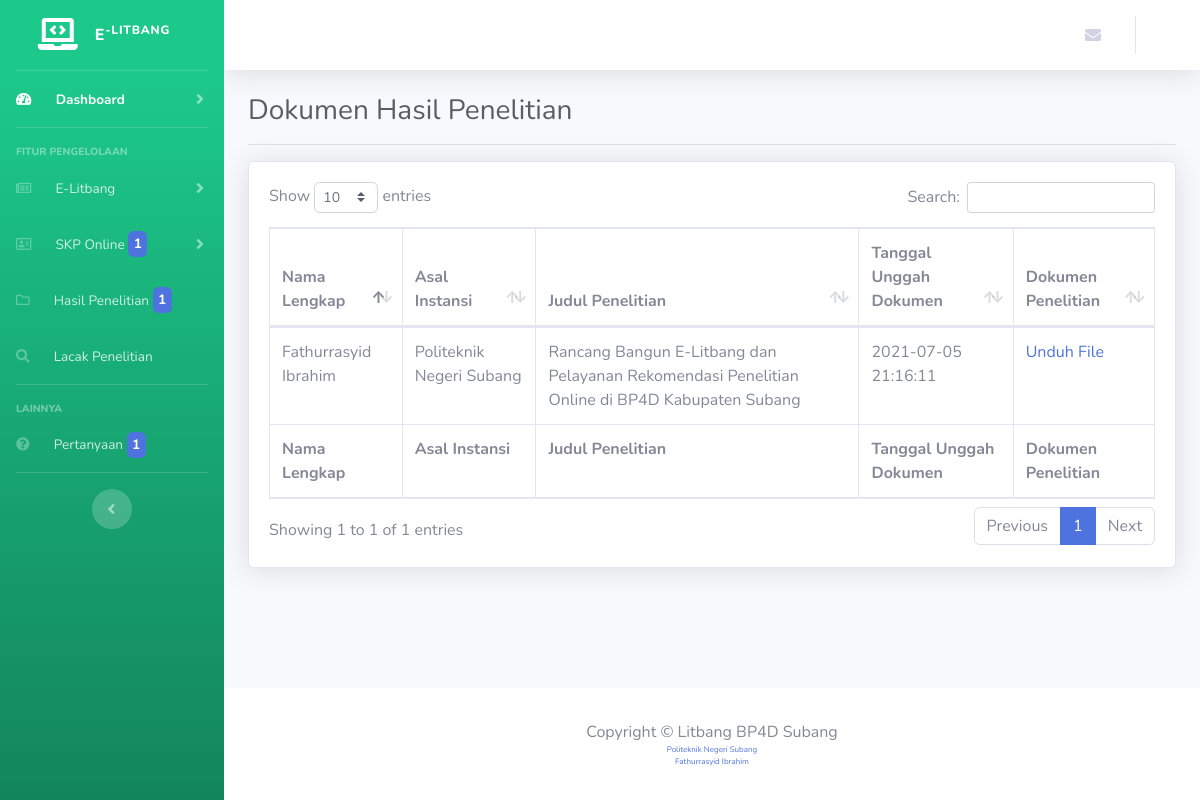
Page /litbang/hasil_penelitian (signed in) on the committed database.
### tables this page shows
CREATE TABLE `dokumenhasilpenelitian` (
  `id_dokumen` int(11) NOT NULL,
  `id_peneliti` varchar(100) NOT NULL,
  `tanggalunggahdokumen` timestamp NOT NULL DEFAULT CURRENT_TIMESTAMP,
  `dokumen` varchar(100) NOT NULL,
  `status_dokumen` enum('belum_diverifikasi','terverifikasi','ditolak') NOT NULL,
  `komentar` varchar(191) DEFAULT NULL
);

CREATE TABLE `datapemohonskp` (
  `id_peneliti` varchar(191) NOT NULL,
  `id_user` varchar(191) NOT NULL,
  `namalengkap` varchar(100) DEFAULT NULL,
  `alamatpeneliti` varchar(100) NOT NULL,
  `tempatlahir` text NOT NULL,
  `tanggallahir` date DEFAULT NULL,
  `nomorhp` varchar(20) DEFAULT NULL,
  `email` varchar(100) DEFAULT NULL,
  `instansipeneliti` varchar(100) DEFAULT NULL,
  `judulpenelitian` varchar(100) DEFAULT NULL,
  `bidangpenelitian` varchar(100) DEFAULT NULL,
  `tujuanpenelitian` varchar(200) DEFAULT NULL,
  `lokasipenelitian` varchar(100) NOT NULL,
  `tanggalmulaipenelitian` date NOT NULL,
  `tanggalselesaipenelitian` date NOT NULL,
  `pjpenelitian` varchar(100) NOT NULL,
  `anggotapenelitian` text NOT NULL,
  `scanktp` varchar(100) DEFAULT NULL,
  `foto` varchar(100) DEFAULT NULL,
  `status` enum('belum_terverifikasi','terverifikasi','','') NOT NULL,
  `token` varchar(100) DEFAULT NULL,
  `skp` varchar(100) DEFAULT NULL,
  `token_lupa_password` varchar(191) DEFAULT NULL,
  `status_penelitian` enum('belum_selesai','selesai') NOT NULL,
  `foto_verifikasi` varchar(191) DEFAULT NULL,
  `file` varchar(191) DEFAULT NULL
);

### application/controllers/SKP/Litbang/HasilPenelitian.php (called while the page is built, shortened)
<?php
class HasilPenelitian extends CI_Controller {
	public function index()
	{
		$data['dokumenhasilpenelitian'] = $this->ModelLitbang->getDokumenHasilPenelitian();
		$this->load->view('templates/litbang/header');
		$this->load->view('templates/litbang/sidebar');
		$this->load->view('templates/admin/srponline/navbar');
		$this->load->view('litbang/hasilPenelitian', $data);
		$this->load->view('templates/admin/srponline/footer');
	}
}

### index.php (called while the page is built, shortened)
<?php
require_once BASEPATH.'core/CodeIgniter.php';

### application/models/ModelLitbang.php (called while the page is built, shortened)
<?php
class ModelLitbang extends CI_Model {
  public function getDokumenHasilPenelitian()
  {
		$this->db->join('datapemohonskp', 'dokumenhasilpenelitian.id_peneliti = datapemohonskp.id_peneliti', 'left');
    return $this->db->get_where('dokumenhasilpenelitian', ['status_dokumen'  => 'terverifikasi'])->result_array();
  }
}

### application/views/litbang/hasilPenelitian.php (the view)
<div class="container-fluid">
  <h1 class="h3 mb-2 text-gray-800">Dokumen Hasil Penelitian</h1>
  <hr>
  <div class="card shadow mb-4">
    <div class="card-body">
        <div class="table-responsive">
          <table class="table table-bordered" id="dataTable" width="100%" cellspacing="0">
            <thead>
              <tr>
                <th>Nama Lengkap</th>
                <th>Asal Instansi</th>
                <th>Judul Penelitian</th>
                <th>Tanggal Unggah Dokumen</th>
                <th>Dokumen Penelitian</th>
              </tr>
            </thead>
            <tbody>
              <?php
                foreach ($dokumenhasilpenelitian as $key) { ?>
                  <tr>
                    <td><?= $key['namalengkap']; ?></td>
                    <td><?= $key['instansipeneliti']; ?></td>
                    <td><?= $key['judulpenelitian']; ?></td>
                    <td><?= $key['tanggalunggahdokumen']; ?></td>
                    <td>
                      <a href="<?= base_url('assets/documents/skp/dokumenhasilpenelitian/' .$key['dokumen']) ?>">Unduh File</a>
                    </td>
                  </tr>
                <?php }
              ?>
            </tbody>
            <tfoot>
                <tr>
                    <th>Nama Lengkap</th>
                    <th>Asal Instansi</th>
                    <th>Judul Penelitian</th>
                    <th>Tanggal Unggah Dokumen</th>
                    <th>Dokumen Penelitian</th>
                </tr>
            </tfoot>
          </table>
        </div>
      </div>
    </div>
  </div>
</div>

### rows in the picture
dokumenhasilpenelitian: id_peneliti.namalengkap "Fathurrasyid Ibrahim", id_peneliti.instansipeneliti "Politeknik Negeri Subang", id_peneliti.judulpenelitian "Rancang Bangun E-Litbang dan Pelayanan Rekomendasi Penelitian Online di BP4D Kabupaten Subang", tanggalunggahdokumen "2021-07-05 21:16:11"

### other values in the picture
$jumlahPemohon "1"
$jumlahDokumen "1"
$jumlahPertanyaan "1"
